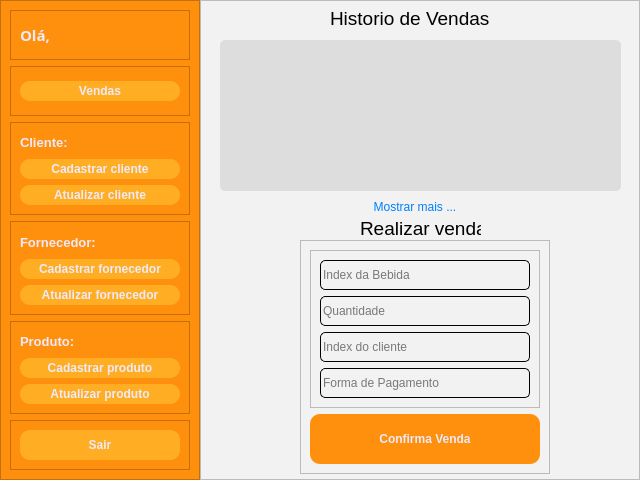
<?xml version="1.0" encoding="UTF-8"?>
<ui version="4.0">
 <class>MainWindow</class>
 <widget class="QMainWindow" name="MainWindow">
  <property name="enabled">
   <bool>true</bool>
  </property>
  <property name="geometry">
   <rect>
    <x>0</x>
    <y>0</y>
    <width>640</width>
    <height>480</height>
   </rect>
  </property>
  <property name="minimumSize">
   <size>
    <width>640</width>
    <height>480</height>
   </size>
  </property>
  <property name="maximumSize">
   <size>
    <width>640</width>
    <height>480</height>
   </size>
  </property>
  <property name="windowTitle">
   <string>MainWindow</string>
  </property>
  <widget class="QWidget" name="centralwidget">
   <layout class="QHBoxLayout" name="horizontalLayout">
    <property name="spacing">
     <number>0</number>
    </property>
    <property name="leftMargin">
     <number>0</number>
    </property>
    <property name="topMargin">
     <number>0</number>
    </property>
    <property name="rightMargin">
     <number>0</number>
    </property>
    <property name="bottomMargin">
     <number>0</number>
    </property>
    <item>
     <widget class="QFrame" name="frame">
      <property name="enabled">
       <bool>true</bool>
      </property>
      <property name="minimumSize">
       <size>
        <width>50</width>
        <height>0</height>
       </size>
      </property>
      <property name="maximumSize">
       <size>
        <width>200</width>
        <height>16777215</height>
       </size>
      </property>
      <property name="styleSheet">
       <string notr="true">background-color: rgb(255, 144, 14);</string>
      </property>
      <property name="frameShape">
       <enum>QFrame::StyledPanel</enum>
      </property>
      <property name="frameShadow">
       <enum>QFrame::Raised</enum>
      </property>
      <layout class="QVBoxLayout" name="verticalLayout">
       <item>
        <widget class="QFrame" name="frame_3">
         <property name="maximumSize">
          <size>
           <width>16777215</width>
           <height>50</height>
          </size>
         </property>
         <property name="frameShape">
          <enum>QFrame::StyledPanel</enum>
         </property>
         <property name="frameShadow">
          <enum>QFrame::Raised</enum>
         </property>
         <layout class="QHBoxLayout" name="horizontalLayout_2">
          <item>
           <widget class="QLabel" name="label_string_ola">
            <property name="maximumSize">
             <size>
              <width>30</width>
              <height>16777215</height>
             </size>
            </property>
            <property name="font">
             <font>
              <family>Rubik</family>
              <pointsize>11</pointsize>
              <weight>75</weight>
              <bold>true</bold>
             </font>
            </property>
            <property name="contextMenuPolicy">
             <enum>Qt::DefaultContextMenu</enum>
            </property>
            <property name="styleSheet">
             <string notr="true">color: rgb(240, 233, 249);</string>
            </property>
            <property name="text">
             <string>Olá,</string>
            </property>
           </widget>
          </item>
          <item>
           <widget class="QLineEdit" name="lineEdit_menu_nome_sobrenome_cliente">
            <property name="maximumSize">
             <size>
              <width>200</width>
              <height>16777215</height>
             </size>
            </property>
            <property name="font">
             <font>
              <family>Rubik</family>
              <pointsize>11</pointsize>
              <weight>75</weight>
              <bold>true</bold>
             </font>
            </property>
            <property name="styleSheet">
             <string notr="true">
QLineEdit{
	background:transparent;
	border:none;
	color: rgb(240, 233, 249);

}</string>
            </property>
           </widget>
          </item>
         </layout>
        </widget>
       </item>
       <item>
        <widget class="QFrame" name="frame_11">
         <property name="maximumSize">
          <size>
           <width>16777215</width>
           <height>50</height>
          </size>
         </property>
         <property name="frameShape">
          <enum>QFrame::StyledPanel</enum>
         </property>
         <property name="frameShadow">
          <enum>QFrame::Raised</enum>
         </property>
         <layout class="QVBoxLayout" name="verticalLayout_7">
          <item>
           <widget class="QPushButton" name="pushButton_vendas">
            <property name="minimumSize">
             <size>
              <width>100</width>
              <height>10</height>
             </size>
            </property>
            <property name="maximumSize">
             <size>
              <width>230</width>
              <height>20</height>
             </size>
            </property>
            <property name="font">
             <font>
              <weight>75</weight>
              <bold>true</bold>
             </font>
            </property>
            <property name="cursor">
             <cursorShape>PointingHandCursor</cursorShape>
            </property>
            <property name="styleSheet">
             <string notr="true">QPushButton{
	border-radius: 10px;
	border-image: url(:/Close_Image/cil-x.png);
	background-position: center;
		
	color: rgb(240, 233, 249);
	background-color: rgb(255, 174, 35);
	
}
QPushButton:hover{
	
	
	background-color: rgb(207, 110, 0);
	color: rgb(240, 233, 249);
}
QPushButton:pressed{
	background-color: rgb(35, 35, 35);
	color: rgb(200, 200, 200);
}

</string>
            </property>
            <property name="text">
             <string>Vendas</string>
            </property>
           </widget>
          </item>
         </layout>
        </widget>
       </item>
       <item>
        <widget class="QFrame" name="frame_4">
         <property name="minimumSize">
          <size>
           <width>0</width>
           <height>0</height>
          </size>
         </property>
         <property name="frameShape">
          <enum>QFrame::StyledPanel</enum>
         </property>
         <property name="frameShadow">
          <enum>QFrame::Raised</enum>
         </property>
         <layout class="QVBoxLayout" name="verticalLayout_2">
          <item>
           <widget class="QLabel" name="label_3">
            <property name="font">
             <font>
              <pointsize>10</pointsize>
              <weight>75</weight>
              <bold>true</bold>
             </font>
            </property>
            <property name="styleSheet">
             <string notr="true">color: rgb(240, 233, 249);</string>
            </property>
            <property name="text">
             <string>Cliente:</string>
            </property>
           </widget>
          </item>
          <item>
           <widget class="QPushButton" name="pushButton_cadastra_cliente">
            <property name="minimumSize">
             <size>
              <width>100</width>
              <height>10</height>
             </size>
            </property>
            <property name="maximumSize">
             <size>
              <width>230</width>
              <height>20</height>
             </size>
            </property>
            <property name="font">
             <font>
              <weight>75</weight>
              <bold>true</bold>
             </font>
            </property>
            <property name="cursor">
             <cursorShape>PointingHandCursor</cursorShape>
            </property>
            <property name="styleSheet">
             <string notr="true">QPushButton{
	border-radius: 10px;
	border-image: url(:/Close_Image/cil-x.png);
	background-position: center;
		
	color: rgb(240, 233, 249);
	background-color: rgb(255, 174, 35);
	
}
QPushButton:hover{
	
	
	background-color: rgb(207, 110, 0);
	color: rgb(240, 233, 249);
}
QPushButton:pressed{
	background-color: rgb(35, 35, 35);
	color: rgb(200, 200, 200);
}

</string>
            </property>
            <property name="text">
             <string>Cadastrar cliente</string>
            </property>
           </widget>
          </item>
          <item>
           <widget class="QPushButton" name="pushButton_atualiza_cliente">
            <property name="minimumSize">
             <size>
              <width>100</width>
              <height>10</height>
             </size>
            </property>
            <property name="maximumSize">
             <size>
              <width>230</width>
              <height>20</height>
             </size>
            </property>
            <property name="font">
             <font>
              <weight>75</weight>
              <bold>true</bold>
             </font>
            </property>
            <property name="cursor">
             <cursorShape>PointingHandCursor</cursorShape>
            </property>
            <property name="styleSheet">
             <string notr="true">QPushButton{
	border-radius: 10px;
	border-image: url(:/Close_Image/cil-x.png);
	background-position: center;
		
	color: rgb(240, 233, 249);
	background-color: rgb(255, 174, 35);
	
}
QPushButton:hover{
	
	
	background-color: rgb(207, 110, 0);
	color: rgb(240, 233, 249);
}
QPushButton:pressed{
	background-color: rgb(35, 35, 35);
	color: rgb(200, 200, 200);
}

</string>
            </property>
            <property name="text">
             <string>Atualizar cliente</string>
            </property>
           </widget>
          </item>
         </layout>
        </widget>
       </item>
       <item>
        <widget class="QFrame" name="frame_7">
         <property name="frameShape">
          <enum>QFrame::StyledPanel</enum>
         </property>
         <property name="frameShadow">
          <enum>QFrame::Raised</enum>
         </property>
         <layout class="QVBoxLayout" name="verticalLayout_5">
          <item>
           <widget class="QLabel" name="label_4">
            <property name="font">
             <font>
              <pointsize>10</pointsize>
              <weight>75</weight>
              <bold>true</bold>
             </font>
            </property>
            <property name="styleSheet">
             <string notr="true">color: rgb(240, 233, 249);</string>
            </property>
            <property name="text">
             <string>Fornecedor:</string>
            </property>
           </widget>
          </item>
          <item>
           <widget class="QPushButton" name="pushButton_cadastra_fornecedor">
            <property name="minimumSize">
             <size>
              <width>100</width>
              <height>10</height>
             </size>
            </property>
            <property name="maximumSize">
             <size>
              <width>230</width>
              <height>20</height>
             </size>
            </property>
            <property name="font">
             <font>
              <weight>75</weight>
              <bold>true</bold>
             </font>
            </property>
            <property name="cursor">
             <cursorShape>PointingHandCursor</cursorShape>
            </property>
            <property name="styleSheet">
             <string notr="true">QPushButton{
	border-radius: 10px;
	border-image: url(:/Close_Image/cil-x.png);
	background-position: center;
		
	color: rgb(240, 233, 249);
	background-color: rgb(255, 174, 35);
	
}
QPushButton:hover{
	
	
	background-color: rgb(207, 110, 0);
	color: rgb(240, 233, 249);
}
QPushButton:pressed{
	background-color: rgb(35, 35, 35);
	color: rgb(200, 200, 200);
}

</string>
            </property>
            <property name="text">
             <string>Cadastrar fornecedor</string>
            </property>
           </widget>
          </item>
          <item>
           <widget class="QPushButton" name="pushButton_atualiza_fornecedor">
            <property name="minimumSize">
             <size>
              <width>100</width>
              <height>10</height>
             </size>
            </property>
            <property name="maximumSize">
             <size>
              <width>230</width>
              <height>20</height>
             </size>
            </property>
            <property name="font">
             <font>
              <weight>75</weight>
              <bold>true</bold>
             </font>
            </property>
            <property name="cursor">
             <cursorShape>PointingHandCursor</cursorShape>
            </property>
            <property name="styleSheet">
             <string notr="true">QPushButton{
	border-radius: 10px;
	border-image: url(:/Close_Image/cil-x.png);
	background-position: center;
		
	color: rgb(240, 233, 249);
	background-color: rgb(255, 174, 35);
	
}
QPushButton:hover{
	
	
	background-color: rgb(207, 110, 0);
	color: rgb(240, 233, 249);
}
QPushButton:pressed{
	background-color: rgb(35, 35, 35);
	color: rgb(200, 200, 200);
}

</string>
            </property>
            <property name="text">
             <string>Atualizar fornecedor</string>
            </property>
           </widget>
          </item>
         </layout>
        </widget>
       </item>
       <item>
        <widget class="QFrame" name="frame_8">
         <property name="frameShape">
          <enum>QFrame::StyledPanel</enum>
         </property>
         <property name="frameShadow">
          <enum>QFrame::Raised</enum>
         </property>
         <layout class="QVBoxLayout" name="verticalLayout_6">
          <item>
           <widget class="QLabel" name="label_5">
            <property name="font">
             <font>
              <pointsize>10</pointsize>
              <weight>75</weight>
              <bold>true</bold>
             </font>
            </property>
            <property name="styleSheet">
             <string notr="true">color: rgb(240, 233, 249);</string>
            </property>
            <property name="text">
             <string>Produto:</string>
            </property>
           </widget>
          </item>
          <item>
           <widget class="QPushButton" name="pushButton_cadastra_produto">
            <property name="minimumSize">
             <size>
              <width>100</width>
              <height>10</height>
             </size>
            </property>
            <property name="maximumSize">
             <size>
              <width>230</width>
              <height>20</height>
             </size>
            </property>
            <property name="font">
             <font>
              <weight>75</weight>
              <bold>true</bold>
             </font>
            </property>
            <property name="cursor">
             <cursorShape>PointingHandCursor</cursorShape>
            </property>
            <property name="styleSheet">
             <string notr="true">QPushButton{
	border-radius: 10px;
	border-image: url(:/Close_Image/cil-x.png);
	background-position: center;
		
	color: rgb(240, 233, 249);
	background-color: rgb(255, 174, 35);
	
}
QPushButton:hover{
	
	
	background-color: rgb(207, 110, 0);
	color: rgb(240, 233, 249);
}
QPushButton:pressed{
	background-color: rgb(35, 35, 35);
	color: rgb(200, 200, 200);
}

</string>
            </property>
            <property name="text">
             <string>Cadastrar produto</string>
            </property>
           </widget>
          </item>
          <item>
           <widget class="QPushButton" name="pushButton_atualiza_produto">
            <property name="minimumSize">
             <size>
              <width>100</width>
              <height>10</height>
             </size>
            </property>
            <property name="maximumSize">
             <size>
              <width>230</width>
              <height>20</height>
             </size>
            </property>
            <property name="font">
             <font>
              <weight>75</weight>
              <bold>true</bold>
             </font>
            </property>
            <property name="cursor">
             <cursorShape>PointingHandCursor</cursorShape>
            </property>
            <property name="styleSheet">
             <string notr="true">QPushButton{
	border-radius: 10px;
	border-image: url(:/Close_Image/cil-x.png);
	background-position: center;
		
	color: rgb(240, 233, 249);
	background-color: rgb(255, 174, 35);
	
}
QPushButton:hover{
	
	
	background-color: rgb(207, 110, 0);
	color: rgb(240, 233, 249);
}
QPushButton:pressed{
	background-color: rgb(35, 35, 35);
	color: rgb(200, 200, 200);
}

</string>
            </property>
            <property name="text">
             <string>Atualizar produto</string>
            </property>
           </widget>
          </item>
         </layout>
        </widget>
       </item>
       <item>
        <widget class="QFrame" name="frame_5">
         <property name="maximumSize">
          <size>
           <width>16777215</width>
           <height>50</height>
          </size>
         </property>
         <property name="frameShape">
          <enum>QFrame::StyledPanel</enum>
         </property>
         <property name="frameShadow">
          <enum>QFrame::Raised</enum>
         </property>
         <widget class="QPushButton" name="pushButton_sair">
          <property name="geometry">
           <rect>
            <x>10</x>
            <y>10</y>
            <width>160</width>
            <height>30</height>
           </rect>
          </property>
          <property name="minimumSize">
           <size>
            <width>100</width>
            <height>30</height>
           </size>
          </property>
          <property name="maximumSize">
           <size>
            <width>230</width>
            <height>16777215</height>
           </size>
          </property>
          <property name="font">
           <font>
            <weight>75</weight>
            <bold>true</bold>
           </font>
          </property>
          <property name="cursor">
           <cursorShape>PointingHandCursor</cursorShape>
          </property>
          <property name="styleSheet">
           <string notr="true">QPushButton{
	border-radius: 10px;
	border-image: url(:/Close_Image/cil-x.png);
	background-position: center;
		
	color: rgb(240, 233, 249);
	background-color: rgb(255, 174, 35);
	
}
QPushButton:hover{
	
	
	background-color: rgb(207, 110, 0);
	color: rgb(240, 233, 249);
}
QPushButton:pressed{
	background-color: rgb(35, 35, 35);
	color: rgb(200, 200, 200);
}

</string>
          </property>
          <property name="text">
           <string>Sair</string>
          </property>
         </widget>
        </widget>
       </item>
      </layout>
     </widget>
    </item>
    <item>
     <widget class="QFrame" name="frame_2">
      <property name="enabled">
       <bool>true</bool>
      </property>
      <property name="styleSheet">
       <string notr="true">background-color: rgb(242, 242, 242);</string>
      </property>
      <property name="frameShape">
       <enum>QFrame::StyledPanel</enum>
      </property>
      <property name="frameShadow">
       <enum>QFrame::Raised</enum>
      </property>
      <widget class="QTextEdit" name="textEdit_tabela_vendas">
       <property name="geometry">
        <rect>
         <x>20</x>
         <y>40</y>
         <width>401</width>
         <height>151</height>
        </rect>
       </property>
       <property name="styleSheet">
        <string notr="true">border-radius: 5px;
padding 15px;
background-color: rgb(221,221,221);
color: rgb(0, 0, 0);</string>
       </property>
      </widget>
      <widget class="QLabel" name="label">
       <property name="geometry">
        <rect>
         <x>130</x>
         <y>10</y>
         <width>161</width>
         <height>16</height>
        </rect>
       </property>
       <property name="font">
        <font>
         <pointsize>14</pointsize>
        </font>
       </property>
       <property name="text">
        <string>Historio de Vendas</string>
       </property>
      </widget>
      <widget class="QFrame" name="frame_6">
       <property name="geometry">
        <rect>
         <x>100</x>
         <y>240</y>
         <width>250</width>
         <height>234</height>
        </rect>
       </property>
       <property name="frameShape">
        <enum>QFrame::StyledPanel</enum>
       </property>
       <property name="frameShadow">
        <enum>QFrame::Raised</enum>
       </property>
       <layout class="QVBoxLayout" name="verticalLayout_4">
        <item>
         <widget class="QFrame" name="login_conteudo">
          <property name="maximumSize">
           <size>
            <width>16777215</width>
            <height>600</height>
           </size>
          </property>
          <property name="styleSheet">
           <string notr="true">background-color: rgb(242, 242, 243);</string>
          </property>
          <property name="frameShape">
           <enum>QFrame::StyledPanel</enum>
          </property>
          <property name="frameShadow">
           <enum>QFrame::Raised</enum>
          </property>
          <layout class="QVBoxLayout" name="verticalLayout_3">
           <item>
            <widget class="QLineEdit" name="lineEdit_index_bebida">
             <property name="minimumSize">
              <size>
               <width>0</width>
               <height>30</height>
              </size>
             </property>
             <property name="styleSheet">
              <string notr="true">border-width: 1px;
border-color: black;
border-style: solid;
display: inline-block;
border-radius: 5px;</string>
             </property>
             <property name="text">
              <string/>
             </property>
             <property name="placeholderText">
              <string>Index da Bebida</string>
             </property>
            </widget>
           </item>
           <item>
            <widget class="QLineEdit" name="lineEdit_quabtidade">
             <property name="minimumSize">
              <size>
               <width>0</width>
               <height>30</height>
              </size>
             </property>
             <property name="styleSheet">
              <string notr="true">border-width: 1px;
border-color: black;
border-style: solid;
display: inline-block;
border-radius: 5px;</string>
             </property>
             <property name="placeholderText">
              <string>Quantidade</string>
             </property>
            </widget>
           </item>
           <item>
            <widget class="QLineEdit" name="lineEdit_index_cliente">
             <property name="minimumSize">
              <size>
               <width>0</width>
               <height>30</height>
              </size>
             </property>
             <property name="styleSheet">
              <string notr="true">border-width: 1px;
border-color: black;
border-style: solid;
display: inline-block;
border-radius: 5px;</string>
             </property>
             <property name="placeholderText">
              <string>Index do cliente</string>
             </property>
            </widget>
           </item>
           <item>
            <widget class="QLineEdit" name="lineEdit_index_forma_pagamento">
             <property name="minimumSize">
              <size>
               <width>0</width>
               <height>30</height>
              </size>
             </property>
             <property name="styleSheet">
              <string notr="true">border-width: 1px;
border-color: black;
border-style: solid;
display: inline-block;
border-radius: 5px;</string>
             </property>
             <property name="placeholderText">
              <string>Forma de Pagamento</string>
             </property>
            </widget>
           </item>
          </layout>
         </widget>
        </item>
        <item>
         <widget class="QPushButton" name="pushButton_realizar_venda">
          <property name="minimumSize">
           <size>
            <width>230</width>
            <height>50</height>
           </size>
          </property>
          <property name="maximumSize">
           <size>
            <width>230</width>
            <height>16777215</height>
           </size>
          </property>
          <property name="font">
           <font>
            <weight>75</weight>
            <bold>true</bold>
           </font>
          </property>
          <property name="cursor">
           <cursorShape>PointingHandCursor</cursorShape>
          </property>
          <property name="styleSheet">
           <string notr="true">QPushButton{
	border-radius: 10px;
	border-image: url(:/Close_Image/cil-x.png);
	background-position: center;
		
	color: rgb(240, 233, 249);
	background-color: rgb(255, 144, 14);
	
}
QPushButton:hover{
	
	
	background-color: rgb(207, 110, 0);
	color: rgb(240, 233, 249);
}
QPushButton:pressed{
	background-color: rgb(35, 35, 35);
	color: rgb(200, 200, 200);
}

</string>
          </property>
          <property name="text">
           <string>Confirma Venda</string>
          </property>
         </widget>
        </item>
       </layout>
      </widget>
      <widget class="QLabel" name="label_2">
       <property name="geometry">
        <rect>
         <x>160</x>
         <y>220</y>
         <width>121</width>
         <height>16</height>
        </rect>
       </property>
       <property name="font">
        <font>
         <pointsize>14</pointsize>
        </font>
       </property>
       <property name="text">
        <string>Realizar venda</string>
       </property>
      </widget>
      <widget class="QPushButton" name="pushButton_mostrar_mais">
       <property name="geometry">
        <rect>
         <x>100</x>
         <y>200</y>
         <width>230</width>
         <height>13</height>
        </rect>
       </property>
       <property name="maximumSize">
        <size>
         <width>300</width>
         <height>16777215</height>
        </size>
       </property>
       <property name="cursor">
        <cursorShape>PointingHandCursor</cursorShape>
       </property>
       <property name="styleSheet">
        <string notr="true">QPushButton{
	border-radius: 5px;
	border-image: url(:/Close_Image/cil-x.png);
	background-position: center;
	
	color: rgb(0,127,255);
}


</string>
       </property>
       <property name="text">
        <string>Mostrar mais ...</string>
       </property>
      </widget>
     </widget>
    </item>
   </layout>
  </widget>
 </widget>
 <resources/>
 <connections/>
</ui>
